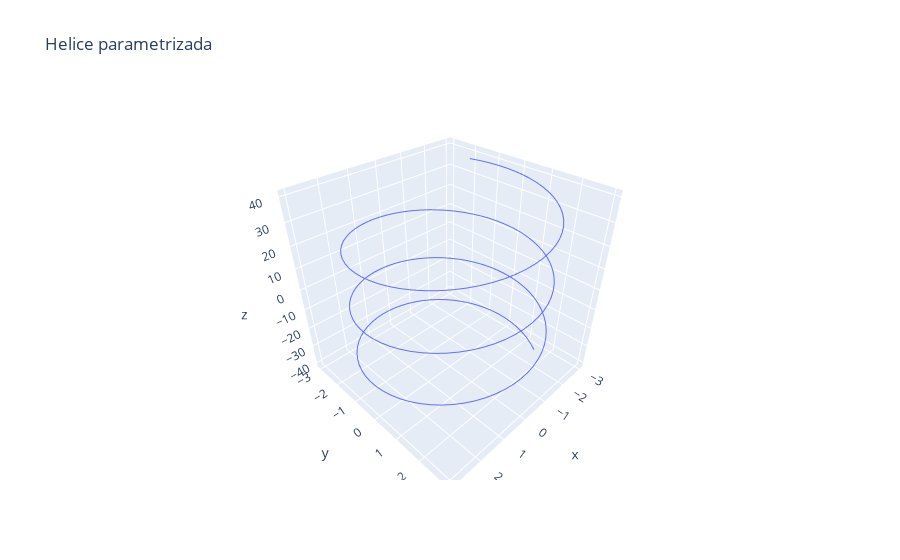

The cell this chart's notebook holds for it:
### Markdown cell above
Podemos realizar la visualización utilizando ploty.express

### Code cell
import  plotly.express as px
fig = px.line_3d(x=X, y=Y,z=Z, title="Helice parametrizada")
fig.show()

### Figure 1 — Plotly figure (JSON) as saved in the notebook; plotly's stock layout.template omitted (floating-point values rounded to 4 significant figures; data arrays with more than 128 entries replaced by an {"elided": "..."} marker saying what was removed)
{"data": [{"hovertemplate": "x=%{x}<br>y=%{y}<br>z=%{z}<extra></extra>", "legendgroup": "", "line": {"color": "#636efa", "dash": "solid"}, "marker": {"symbol": "circle"}, "mode": "lines", "name": "", "scene": "scene", "showlegend": false, "type": "scatter3d", "x": {"elided": "200 float values"}, "y": {"elided": "200 float values"}, "z": {"elided": "200 float values"}}], "layout": {"legend": {"tracegroupgap": 0}, "scene": {"domain": {"x": [0, 1], "y": [0, 1]}, "xaxis": {"title": {"text": "x"}}, "yaxis": {"title": {"text": "y"}}, "zaxis": {"title": {"text": "z"}}}, "title": {"text": "Helice parametrizada"}}}
